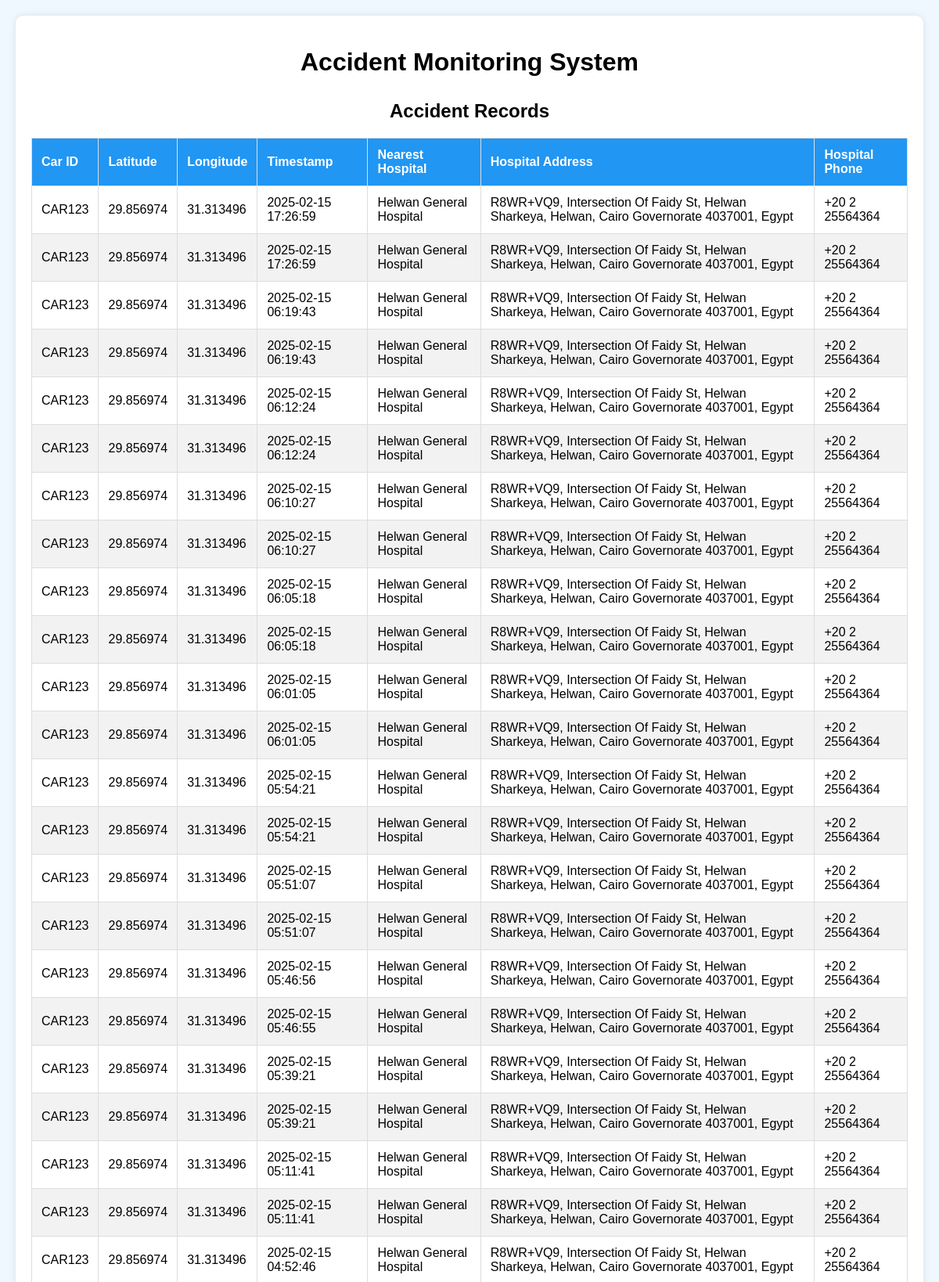
The page / (upper part) on the database its author committed.
### app.py (models this page shows)
class Accident(db.Model):
    id = db.Column(db.Integer, primary_key=True)
    car_id = db.Column(db.String(50), nullable=False)
    latitude = db.Column(db.Float, nullable=False)
    longitude = db.Column(db.Float, nullable=False)
    timestamp = db.Column(db.DateTime, default=datetime.utcnow)
    nearest_hospital = db.Column(db.String(200))  # Store hospital name
    hospital_address = db.Column(db.String(200))  # Store hospital address
    hospital_phone = db.Column(db.String(50))  # Store hospital phone

### app.py (the view)
@app.route('/')
def index():
    all_accidents = Accident.query.order_by(Accident.timestamp.desc()).all()
    return render_template('index.html', all_accidents=all_accidents)

### templates/index.html (shortened to what this page needs)
<!DOCTYPE html>
<html lang="en">
<head>
    <link rel="stylesheet" href="{{ url_for('static', filename='style.css') }}">
</head>
<body>
    <div class="container">
        <h1>Accident Monitoring System</h1>
        <div class="accident-table">
            <h2>Accident Records</h2>
            <table>
                <thead>
                    <tr>
                        <th>Car ID</th>
                        <th>Latitude</th>
                        <th>Longitude</th>
                        <th>Timestamp</th>
                        <th>Nearest Hospital</th>
                        <th>Hospital Address</th>
                        <th>Hospital Phone</th>
                    </tr>
                </thead>
                <tbody>
                    {% for accident in all_accidents %}
                    <tr>
                        <td>{{ accident.car_id }}</td>
                        <td>{{ accident.latitude }}</td>
                        <td>{{ accident.longitude }}</td>
                        <td>{{ accident.timestamp.strftime('%Y-%m-%d %H:%M:%S') }}</td>
                        <td>{{ accident.nearest_hospital }}</td>
                        <td>{{ accident.hospital_address }}</td>
                        <td>{{ accident.hospital_phone }}</td>
                    </tr>
                    {% endfor %}
                </tbody>
            </table>
        </div>
    </div>
</body>
</html>

### static/style.css (style rules this page uses)
body { font-family: Arial, sans-serif; background-color: #f0f8ff; margin: 0; padding: 20px; }
.container { max-width: 1200px; margin: 0 auto; background-color: white; border-radius: 10px; padding: 20px; box-shadow: 0 0 10px rgba(0,0,0,0.1); text-align: center; }
.accident-table { margin-top: 30px; }
table { width: 100%; border-collapse: collapse; margin-top: 15px; }
th, td { border: 1px solid #ddd; padding: 12px; text-align: left; }
th { background-color: #2196F3; color: white; }
tr:nth-child(even) { background-color: #f2f2f2; }

### rows shown on the page
Accident: car_id "CAR123", latitude "29.856974", longitude "31.313496", timestamp "2025-02-15 17:26:59", nearest_hospital "Helwan General Hospital", hospital_address "R8WR+VQ9, Intersection Of Faidy St, Helwan Sharkeya, Helwan, Cairo Governorate 4037001, Egypt", hospital_phone "+20 2 25564364"
Accident: car_id "CAR123", latitude "29.856974", longitude "31.313496", timestamp "2025-02-15 17:26:59", nearest_hospital "Helwan General Hospital", hospital_address "R8WR+VQ9, Intersection Of Faidy St, Helwan Sharkeya, Helwan, Cairo Governorate 4037001, Egypt", hospital_phone "+20 2 25564364"
Accident: car_id "CAR123", latitude "29.856974", longitude "31.313496", timestamp "2025-02-15 06:19:43", nearest_hospital "Helwan General Hospital", hospital_address "R8WR+VQ9, Intersection Of Faidy St, Helwan Sharkeya, Helwan, Cairo Governorate 4037001, Egypt", hospital_phone "+20 2 25564364"
Accident: car_id "CAR123", latitude "29.856974", longitude "31.313496", timestamp "2025-02-15 06:19:43", nearest_hospital "Helwan General Hospital", hospital_address "R8WR+VQ9, Intersection Of Faidy St, Helwan Sharkeya, Helwan, Cairo Governorate 4037001, Egypt", hospital_phone "+20 2 25564364"
Accident: car_id "CAR123", latitude "29.856974", longitude "31.313496", timestamp "2025-02-15 06:12:24", nearest_hospital "Helwan General Hospital", hospital_address "R8WR+VQ9, Intersection Of Faidy St, Helwan Sharkeya, Helwan, Cairo Governorate 4037001, Egypt", hospital_phone "+20 2 25564364"
Accident: car_id "CAR123", latitude "29.856974", longitude "31.313496", timestamp "2025-02-15 06:12:24", nearest_hospital "Helwan General Hospital", hospital_address "R8WR+VQ9, Intersection Of Faidy St, Helwan Sharkeya, Helwan, Cairo Governorate 4037001, Egypt", hospital_phone "+20 2 25564364"
Accident: car_id "CAR123", latitude "29.856974", longitude "31.313496", timestamp "2025-02-15 06:10:27", nearest_hospital "Helwan General Hospital", hospital_address "R8WR+VQ9, Intersection Of Faidy St, Helwan Sharkeya, Helwan, Cairo Governorate 4037001, Egypt", hospital_phone "+20 2 25564364"
Accident: car_id "CAR123", latitude "29.856974", longitude "31.313496", timestamp "2025-02-15 06:10:27", nearest_hospital "Helwan General Hospital", hospital_address "R8WR+VQ9, Intersection Of Faidy St, Helwan Sharkeya, Helwan, Cairo Governorate 4037001, Egypt", hospital_phone "+20 2 25564364"
Accident: car_id "CAR123", latitude "29.856974", longitude "31.313496", timestamp "2025-02-15 06:05:18", nearest_hospital "Helwan General Hospital", hospital_address "R8WR+VQ9, Intersection Of Faidy St, Helwan Sharkeya, Helwan, Cairo Governorate 4037001, Egypt", hospital_phone "+20 2 25564364"
Accident: car_id "CAR123", latitude "29.856974", longitude "31.313496", timestamp "2025-02-15 06:05:18", nearest_hospital "Helwan General Hospital", hospital_address "R8WR+VQ9, Intersection Of Faidy St, Helwan Sharkeya, Helwan, Cairo Governorate 4037001, Egypt", hospital_phone "+20 2 25564364"
Accident: car_id "CAR123", latitude "29.856974", longitude "31.313496", timestamp "2025-02-15 06:01:05", nearest_hospital "Helwan General Hospital", hospital_address "R8WR+VQ9, Intersection Of Faidy St, Helwan Sharkeya, Helwan, Cairo Governorate 4037001, Egypt", hospital_phone "+20 2 25564364"
Accident: car_id "CAR123", latitude "29.856974", longitude "31.313496", timestamp "2025-02-15 06:01:05", nearest_hospital "Helwan General Hospital", hospital_address "R8WR+VQ9, Intersection Of Faidy St, Helwan Sharkeya, Helwan, Cairo Governorate 4037001, Egypt", hospital_phone "+20 2 25564364"
Accident: car_id "CAR123", latitude "29.856974", longitude "31.313496", timestamp "2025-02-15 05:54:21", nearest_hospital "Helwan General Hospital", hospital_address "R8WR+VQ9, Intersection Of Faidy St, Helwan Sharkeya, Helwan, Cairo Governorate 4037001, Egypt", hospital_phone "+20 2 25564364"
Accident: car_id "CAR123", latitude "29.856974", longitude "31.313496", timestamp "2025-02-15 05:54:21", nearest_hospital "Helwan General Hospital", hospital_address "R8WR+VQ9, Intersection Of Faidy St, Helwan Sharkeya, Helwan, Cairo Governorate 4037001, Egypt", hospital_phone "+20 2 25564364"
Accident: car_id "CAR123", latitude "29.856974", longitude "31.313496", timestamp "2025-02-15 05:51:07", nearest_hospital "Helwan General Hospital", hospital_address "R8WR+VQ9, Intersection Of Faidy St, Helwan Sharkeya, Helwan, Cairo Governorate 4037001, Egypt", hospital_phone "+20 2 25564364"
Accident: car_id "CAR123", latitude "29.856974", longitude "31.313496", timestamp "2025-02-15 05:51:07", nearest_hospital "Helwan General Hospital", hospital_address "R8WR+VQ9, Intersection Of Faidy St, Helwan Sharkeya, Helwan, Cairo Governorate 4037001, Egypt", hospital_phone "+20 2 25564364"
Accident: car_id "CAR123", latitude "29.856974", longitude "31.313496", timestamp "2025-02-15 05:46:56", nearest_hospital "Helwan General Hospital", hospital_address "R8WR+VQ9, Intersection Of Faidy St, Helwan Sharkeya, Helwan, Cairo Governorate 4037001, Egypt", hospital_phone "+20 2 25564364"
Accident: car_id "CAR123", latitude "29.856974", longitude "31.313496", timestamp "2025-02-15 05:46:55", nearest_hospital "Helwan General Hospital", hospital_address "R8WR+VQ9, Intersection Of Faidy St, Helwan Sharkeya, Helwan, Cairo Governorate 4037001, Egypt", hospital_phone "+20 2 25564364"
Accident: car_id "CAR123", latitude "29.856974", longitude "31.313496", timestamp "2025-02-15 05:39:21", nearest_hospital "Helwan General Hospital", hospital_address "R8WR+VQ9, Intersection Of Faidy St, Helwan Sharkeya, Helwan, Cairo Governorate 4037001, Egypt", hospital_phone "+20 2 25564364"
Accident: car_id "CAR123", latitude "29.856974", longitude "31.313496", timestamp "2025-02-15 05:39:21", nearest_hospital "Helwan General Hospital", hospital_address "R8WR+VQ9, Intersection Of Faidy St, Helwan Sharkeya, Helwan, Cairo Governorate 4037001, Egypt", hospital_phone "+20 2 25564364"
Accident: car_id "CAR123", latitude "29.856974", longitude "31.313496", timestamp "2025-02-15 05:11:41", nearest_hospital "Helwan General Hospital", hospital_address "R8WR+VQ9, Intersection Of Faidy St, Helwan Sharkeya, Helwan, Cairo Governorate 4037001, Egypt", hospital_phone "+20 2 25564364"
Accident: car_id "CAR123", latitude "29.856974", longitude "31.313496", timestamp "2025-02-15 05:11:41", nearest_hospital "Helwan General Hospital", hospital_address "R8WR+VQ9, Intersection Of Faidy St, Helwan Sharkeya, Helwan, Cairo Governorate 4037001, Egypt", hospital_phone "+20 2 25564364"
Accident: car_id "CAR123", latitude "29.856974", longitude "31.313496", timestamp "2025-02-15 04:52:46", nearest_hospital "Helwan General Hospital", hospital_address "R8WR+VQ9, Intersection Of Faidy St, Helwan Sharkeya, Helwan, Cairo Governorate 4037001, Egypt", hospital_phone "+20 2 25564364"
